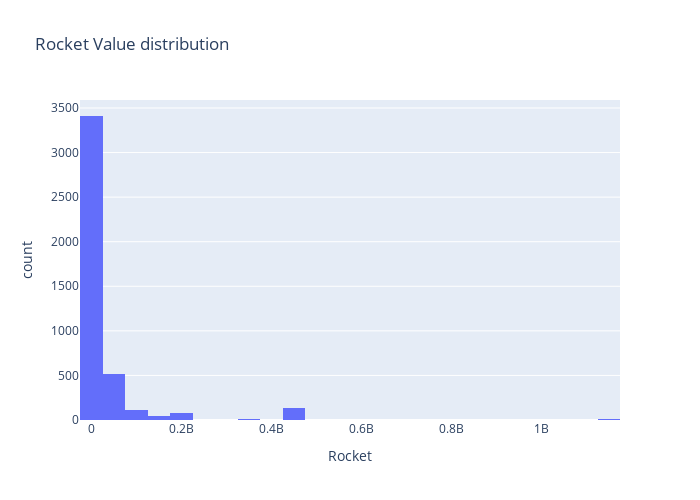

The notebook cell saved with this chart:
### Code cell
df.loc[df['Rocket']>4000000000, 'Rocket'] = 0.0

fig = px.histogram(
    df, 
    "Rocket", 
    nbins=50, 
    title='Rocket Value distribution', 
    width=700, 
    height=500
)

fig.show()

### Figure 1 — Plotly figure (JSON) as saved in the notebook; plotly's stock layout.template omitted (floating-point values rounded to 4 significant figures; data arrays with more than 128 entries replaced by an {"elided": "..."} marker saying what was removed)
{"data": [{"alignmentgroup": "True", "bingroup": "x", "hovertemplate": "Rocket=%{x}<br>count=%{y}<extra></extra>", "legendgroup": "", "marker": {"color": "#636efa"}, "name": "", "nbinsx": 50, "offsetgroup": "", "orientation": "v", "showlegend": false, "type": "histogram", "x": {"elided": "4324 float values"}, "xaxis": "x", "yaxis": "y"}], "layout": {"barmode": "relative", "height": 500, "legend": {"tracegroupgap": 0}, "title": {"text": "Rocket Value distribution"}, "width": 700, "xaxis": {"anchor": "y", "domain": [0, 1], "title": {"text": "Rocket"}}, "yaxis": {"anchor": "x", "domain": [0, 1], "title": {"text": "count"}}}}
